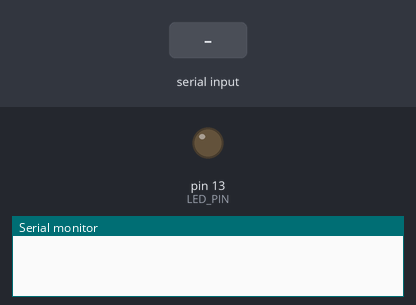
The sketch below on a simulated Arduino Uno, built with avr-gcc and run on an emulated ATmega328P. Shown: output pins drawn as LEDs (lit = HIGH), the last lines printed to the serial monitor. The inputs (shaded band) are chosen by the test bench.

Above: at 1.2 s.
1.3 s: "90,45\n" received over Serial
At 2.1 s:
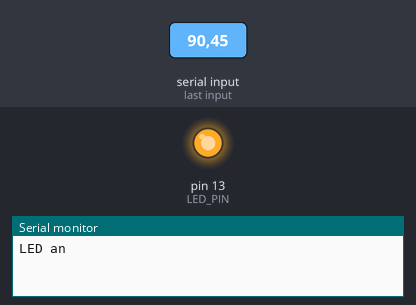
2.8 s: "5\n" received over Serial
At 3.1 s:
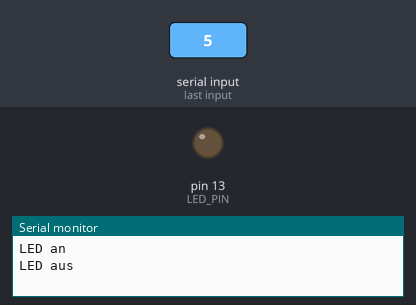
4.3 s: "30,150\n" received over Serial
At 5.6 s:
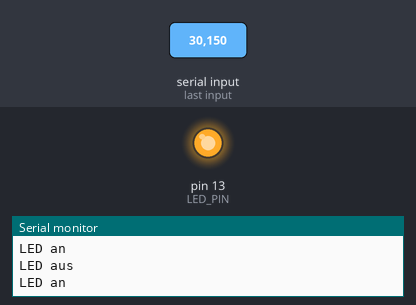
Timing chart, 0 to 7.3 s (numbered marks = the images above; inputs shaded):
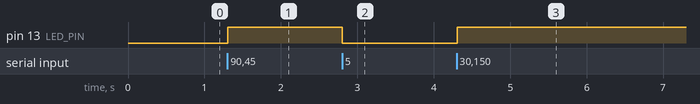

Measured:
- after the input at 1.3 s, pin 13 (LED_PIN): LOW → HIGH at once
- after the input at 2.8 s, pin 13 (LED_PIN): HIGH → LOW at once
- after the input at 4.3 s, pin 13 (LED_PIN): LOW → HIGH at once

The sketch:

032B_Kontrollstrukturen2.ino
```cpp
#define LED_PIN 13 // Definiert den Pin für die LED

void setup() {
  pinMode(LED_PIN, OUTPUT); // Setzt den LED-Pin als Ausgang
  Serial.begin(9600); // Startet die serielle Kommunikation mit 9600 Baud
}

void loop() {
  if (Serial.available() > 0) { // Prüft, ob Daten im seriellen Puffer verfügbar sind
    int input = Serial.parseInt(); // Liest die nächste Ganzzahl aus dem seriellen Puffer

    if (Serial.read() == '\n') { // Prüft, ob das nächste Zeichen ein Zeilenumbruch (ENTER) ist
      if (input > 5) { // Prüft, ob die eingegebene Zahl größer als 5 ist
        digitalWrite(LED_PIN, HIGH); // Schaltet die LED ein
        Serial.println("LED an"); // Gibt "LED an" auf dem seriellen Monitor aus
      } else {
        digitalWrite(LED_PIN, LOW); // Schaltet die LED aus
        Serial.println("LED aus"); // Gibt "LED aus" auf dem seriellen Monitor aus
      }
    }
  }
}
```
